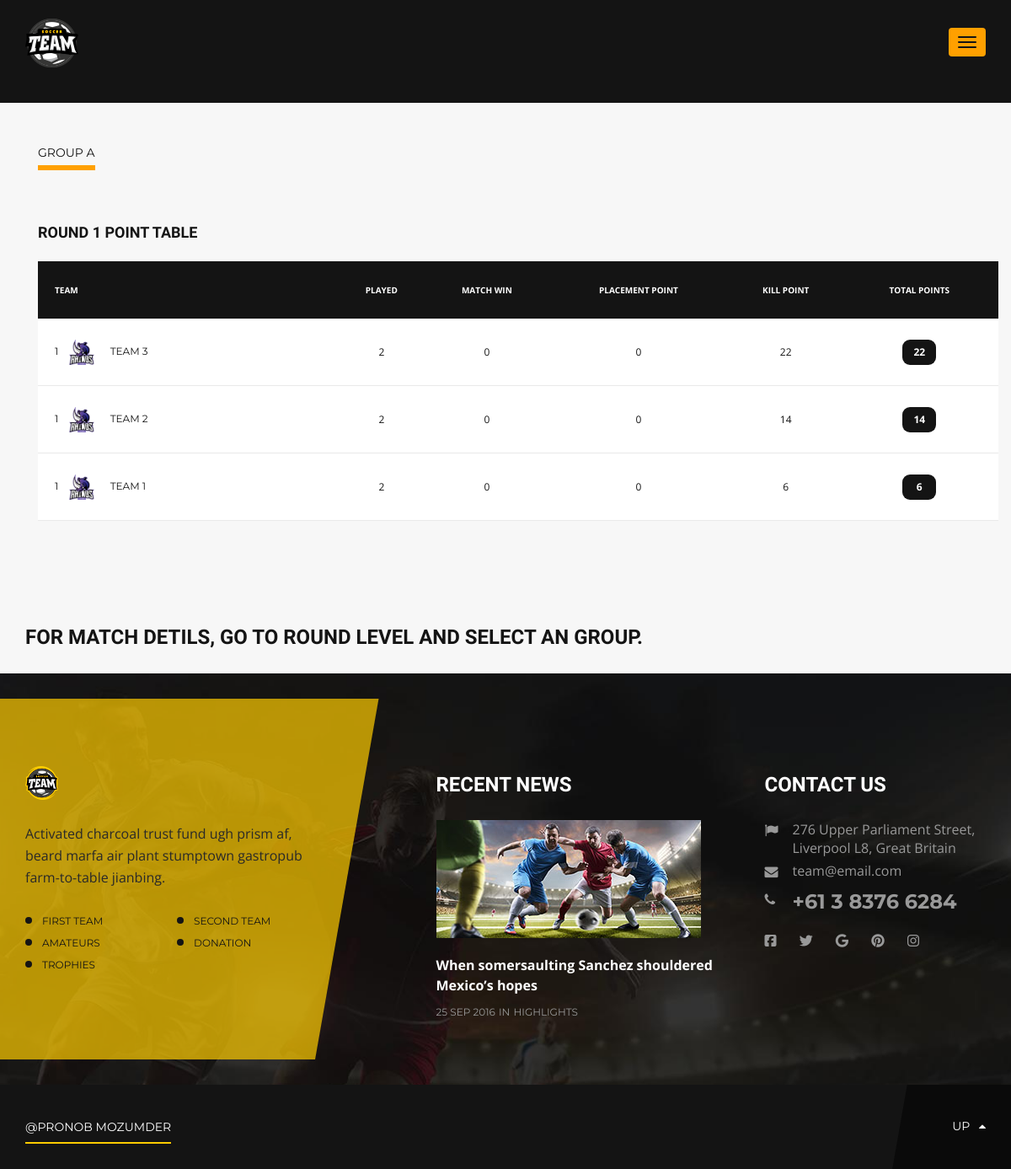
The page /play/table/round-1season-1/ on the database its author committed.
### matches/models.py (models this page shows, shortened)
class MatchGroup(models.Model):
    Season = models.ForeignKey(SEASON, on_delete=CASCADE)
    Round = models.ForeignKey(MatchRound, on_delete=CASCADE)
    Group_title = models.CharField(max_length=25)
    slug = models.SlugField(unique=True, null=True, blank=True)

class MatchRound(models.Model):
    Season = models.ForeignKey(SEASON, on_delete=CASCADE)
    Round_title = models.CharField(max_length=25)
    slug = models.SlugField(unique=True, null=True, blank=True)

### teams/models.py (models this page shows, shortened)
class Team(models.Model):
    TeamName = models.CharField(max_length=50)
    Team_Group = models.ForeignKey(TeamGroup, on_delete=CASCADE, null=True, blank=True)
    Team_image = models.ImageField(upload_to="teams", default = '../static/images/soccer/team-logo5.png', null=True, blank=True)
    TeamAbout = models.TextField(max_length=300, null=True, blank=True)
    slug = models.SlugField(unique=True, null=True, blank=True)

### matches/views.py (the view, shortened to what this page needs)
# urls.py: path('table/<str:slug>/', views.data_table, name="table"),
def data_table(request, slug):
    group_slug = request.GET.get('data')
    season = RegisteredTeams.objects.filter(Match__Match_SEASON__slug = slug)
    group_table_data = None
    group_level_all_match = None
    single_match_related_info_main = None
    if not season:
        group_table_data = MatchGroup.objects.filter(Round__slug = slug)
        if group_slug is not None:
            match_table_data = RegisteredTeams.objects.filter(Match__Match_Group__slug = group_slug)
            table_title = MatchGroup.objects.get(slug = group_slug).Group_title
            unique_team_for_match = PlayersPointTable.objects.filter(Match__Match_Group__slug = group_slug)
            single_match_related_info_main = []
            single_match_related_info_sub=[]
            single_match_related_info_main.append(single_match_related_info_sub)
            for i in unique_team_for_match:
                single_match_related_info_sub2 = []
                if i.Match.slug not in single_match_related_info_sub2:
                    single_match_related_info_sub2.append(i.Match.slug)
                    single_match_related_info_sub2.append(i.Match.Match_Title)
                    single_match_related_info_sub2.append(i.Match.image)
                    single_match_related_info_sub2.append(i.Match.MatchAbout)
                    single_match_related_info_sub2.append(i.Match.TimeDate)
                    team_data_main=[]
                    team_data_sub =[]
                    team_data_main.append(team_data_sub)
                    for j in unique_team_for_match:
                        team_data_sub2 =[]
                        if j.teamName.Team.slug not in team_data_sub2:
                            if i.Match.slug == j.Match.slug:
                                team_data_sub2.append(j.teamName.Team.slug)
                                team_data_sub2.append(j.teamName.Team.TeamName)
                                player_data_main = []
                                player_data_sub = []
                                player_data_main.append(player_data_sub)
                                for k in unique_team_for_match:
                                    player_data_sub2 = []
                                    if k.player.player.username not in player_data_sub2:
                                        if j.teamName.Team.slug == k.teamName.Team.slug:
                                            player_data_sub2.append(k.player.player.username)
                                            player_data_sub2.append(k.kill_Point)
                                    if player_data_sub2 not in player_data_sub:
                                        player_data_sub.append(player_data_sub2)
                                team_data_sub2.append(player_data_sub)
                        if team_data_sub2 not in team_data_sub:
                            team_data_sub.append(team_data_sub2)
                    single_match_related_info_sub2.append(team_data_sub)
                if single_match_related_info_sub2 not in single_match_related_info_sub:
                    single_match_related_info_sub.append(single_match_related_info_sub2)
            unique_team = {}
            j = 0
            for u in match_table_data:
                info = []
                if u.Team.slug not in info:
                    j+=1
                    team_slug = u.Team.slug
                    info.append(u.Team.Team_image.url)
                    info.append(u.Team.TeamName)
                    win_count = RegisteredTeams.objects.filter(Q(Match__Match_Group__slug = group_slug) &Q(Team__slug = u.Team.slug) & Q(Win = True)).count()
                    play_count = RegisteredTeams.objects.filter(Q(Match__Match_Group__slug = group_slug) & Q(Team__slug = u.Team.slug)).count()
                    placement_point = RegisteredTeams.objects.filter(Q(Match__Match_Group__slug = group_slug) & Q(Team__slug = u.Team.slug))
                    pp = []
                    for i in placement_point:
                        pp.append(i.Placement_Point)
                    total_pp = sum(pp)
                    kill_point = PlayersPointTable.objects.filter(Q(Match__Match_Round__slug = slug) & Q(teamName__Team__slug = u.Team.slug))
                    kills = []
                    for k in kill_point:
                        kills.append(k.kill_Point)
                    total_kill_point = sum(kills)
                    total_point = total_kill_point + total_pp
                    info.append(play_count)
                    info.append(win_count)
                    info.append(total_pp)
                    info.append(total_kill_point)
                    info.append(total_point)
                unique_team[team_slug] = info
        else:
            match_table_data = RegisteredTeams.objects.filter(Match__Match_Round__slug = slug)
            table_title = MatchRound.objects.get(slug = slug).Round_title
            unique_team = {}
            j = 0
            for u in match_table_data:
                info = []
                if u.Team.slug not in info:
                    j+=1
                    team_slug = u.Team.slug
                    info.append(u.Team.Team_image.url)
                    info.append(u.Team.TeamName)
                    win_count = RegisteredTeams.objects.filter(Q(Match__Match_Round__slug = slug) &Q(Team__slug = u.Team.slug) & Q(Win = True)).count()
                    play_count = RegisteredTeams.objects.filter(Q(Match__Match_Round__slug = slug) & Q(Team__slug = u.Team.slug)).count()
                    placement_point = RegisteredTeams.objects.filter(Q(Match__Match_Round__slug = slug) & Q(Team__slug = u.Team.slug))
                    pp = []
                    for i in placement_point:
                        pp.append(i.Placement_Point)
                    total_pp = sum(pp)
                    kill_point = PlayersPointTable.objects.filter(Q(Match__Match_Round__slug = slug) & Q(teamName__Team__slug = u.Team.slug))
                    kills = []
                    for k in kill_point:
                        kills.append(k.kill_Point)
                    total_kill_point = sum(kills)
                    total_point = total_kill_point + total_pp
                    info.append(play_count)
                    info.append(win_count)
                    info.append(total_pp)
                    info.append(total_kill_point)
                    info.append(total_point)
                unique_team[team_slug] = info
    unique_team = sorted(unique_team.items(), key = lambda x:(x[1][6]), reverse=True)
    context = {
        "table_title": table_title,
        "unique_team" :unique_team,
        "group_table_data":group_table_data,
        "single_match_related_info":single_match_related_info_main,
        }
    return render(request, 'matches/matches.html', context)

### templates/matches/matches.html (shortened to what this page needs)
{% extends 'base.html' %}
{% load static %}
{% block content %}
<div class="container">
    <section class="standing-table-wrap">
        <div class="container">
            <div class="row">
                <div class="col-md-12 col-sm-12 col-xs-12">
                    <ul class="tab-filters" role="tablist">
                        {% if group_table_data is not None %}
                        {% for data in group_table_data %}
                        <li class="active"><a href="#{{data.slug}}" onclick="myfunction(event)" value="{{data.slug}}"
                                role="tab" data-toggle="tab">{{data.Group_title}}</a>
                        </li>
                        {% endfor %}
                        {% endif %}
                    </ul>
                </div>
                <div class="col-md-12 col-sm-12 col-xs-12 overflow-scroll standings-table">
                    <div class="tab-content">
                        <div class="tab-pane fade in active" id="" role="tabpanel">
                            <table class="standing-full">
                                <h6>{{table_title}} Point Table </h6>
                                <tr>
                                    <th>Team</th>
                                    <th>played</th>
                                    <th>Match Win</th>
                                    <th>Placement Point</th>
                                    <th>Kill Point</th>
                                    <th>Total points</th>
                                </tr>
                                {% for i in unique_team %}
                                <tr>
                                    <td class="up"> 1 <span class="team"><img src="{{i.1.0}}" width="30" height="30"
                                                alt="team-logo"> </span>{{i.1.1}}
                                    </td>
                                    <td>{{i.1.2}}</td>
                                    <td>{{i.1.3}}</td>
                                    <td>{{i.1.4}}</td>
                                    <td>{{i.1.5}}</td>
                                    <td class="points"><span>{{i.1.6}}</span></td>
                                </tr>
                                {% endfor %}
                            </table>
                        </div>
                    </div>
                </div>
            </div>
        </div>
    </section>
    {% if single_match_related_info is not None %}
    <div class="row">
        <div class="col-md-12">
            <h6>{{table_title}} All matches</h6>
        </div>
        <div class="col-md-12">
            <div class="broadcast-list" id="accordion" role="tablist" aria-multiselectable="true">
                {% for single_match in single_match_related_info %}
                {% for i in single_match %}
                <div class="broadcast-item">
                    <div class="item-header" id="headingOne">
                        <div class="row">
                            <div class="col-md-1 col-sm-2">
                                <a data-toggle="collapse" data-parent="#accordion" href="#{{i.0}}"
                                    class="arrow"><i class="fa fa-caret-down" aria-hidden="true"></i></a>
                            </div>
                            <div class="col-md-11 col-sm-10">
                                <div class="item-head-body">
                                    <a href="matches.html"><img src="{% static 'images/common/channel-logo.png' %}"
                                            width="40" height="40" alt="channel-logo"></a>
                                    <span class="info">
                                        <span class="what">{{i.4.time}}/{{i.4.date}}</span>
                                        <span class="then">{{i.1}}</span>
                                    </span>
                                    <span class="marker">live</span>
                                </div>
                            </div>
                        </div>
                    </div>
                    <div id="{{i.0}}" class="panel-collapse collapse" role="tabpanel"
                        aria-labelledby="headingOne">
                        <div class="img-wrap"><img src="{{i.2.url}}" alt="broad-img">
                        </div>
                        <div class="item-body">
                            <div class="row">
                                <div class="col-md-5">
                                    <div class="title">Match details</div>
                                    <p>{{i.3}}</p>
                                    <div class="title">Match Time</div>
                                    <p>{{i.4.time}}<br>{{i.4.date}}</p>
                                    <a href="upcoming-match.html" class="btn">View match page</a>
                                </div>
                                <div class="col-md-7">
                                    <div class="title">Teams</div>
                                    <div class="lineup-list">
                                        <div class="item">
                                            <ul class="categories-list">
                                                {% for j in i.5 %}
                                                <li>
                                                    <a href=""><span class="count"><i class="fa fa-low-vision" aria-hidden="true"></i></span>{{j.1}}</a>
                                                    <ul>
                                                        {% for k in j.2 %}
                                                        <li><a href="#"><span class="count"><i class="fa fa-thumb-tack" aria-hidden="true"></i></span>{{k.0}}</a></li>
                                                        {% endfor %}
                                                    </ul>
                                                </li>
                                                {% endfor %}
                                            </ul>
                                        </div>
                                    </div>
                                </div>
                            </div>
                        </div>
                    </div>
                </div>
                {% endfor %}
                {% endfor %}
            </div>
        </div>
    </div>
    {% else %}
    <div class="row">
        <div class="container">
            <h4>For match detils, go to round level and select an Group. </h4>
        </div>
    </div>
    {% endif %}
</div>
{% endblock %}

### rows shown on the page
MatchGroup: Group_title "GROUP A"
MatchRound: Round_title "ROUND 1"
Team: TeamName "TEAM 3"
Team: TeamName "TEAM 2"
Team: TeamName "TEAM 1"

### other values the page prints
{{ i.1.2 }} "2" "2" "2"
{{ i.1.3 }} "0" "0" "0"
{{ i.1.4 }} "0" "0" "0"
{{ i.1.5 }} "22" "14" "6"
{{ i.1.6 }} "22" "14" "6"
